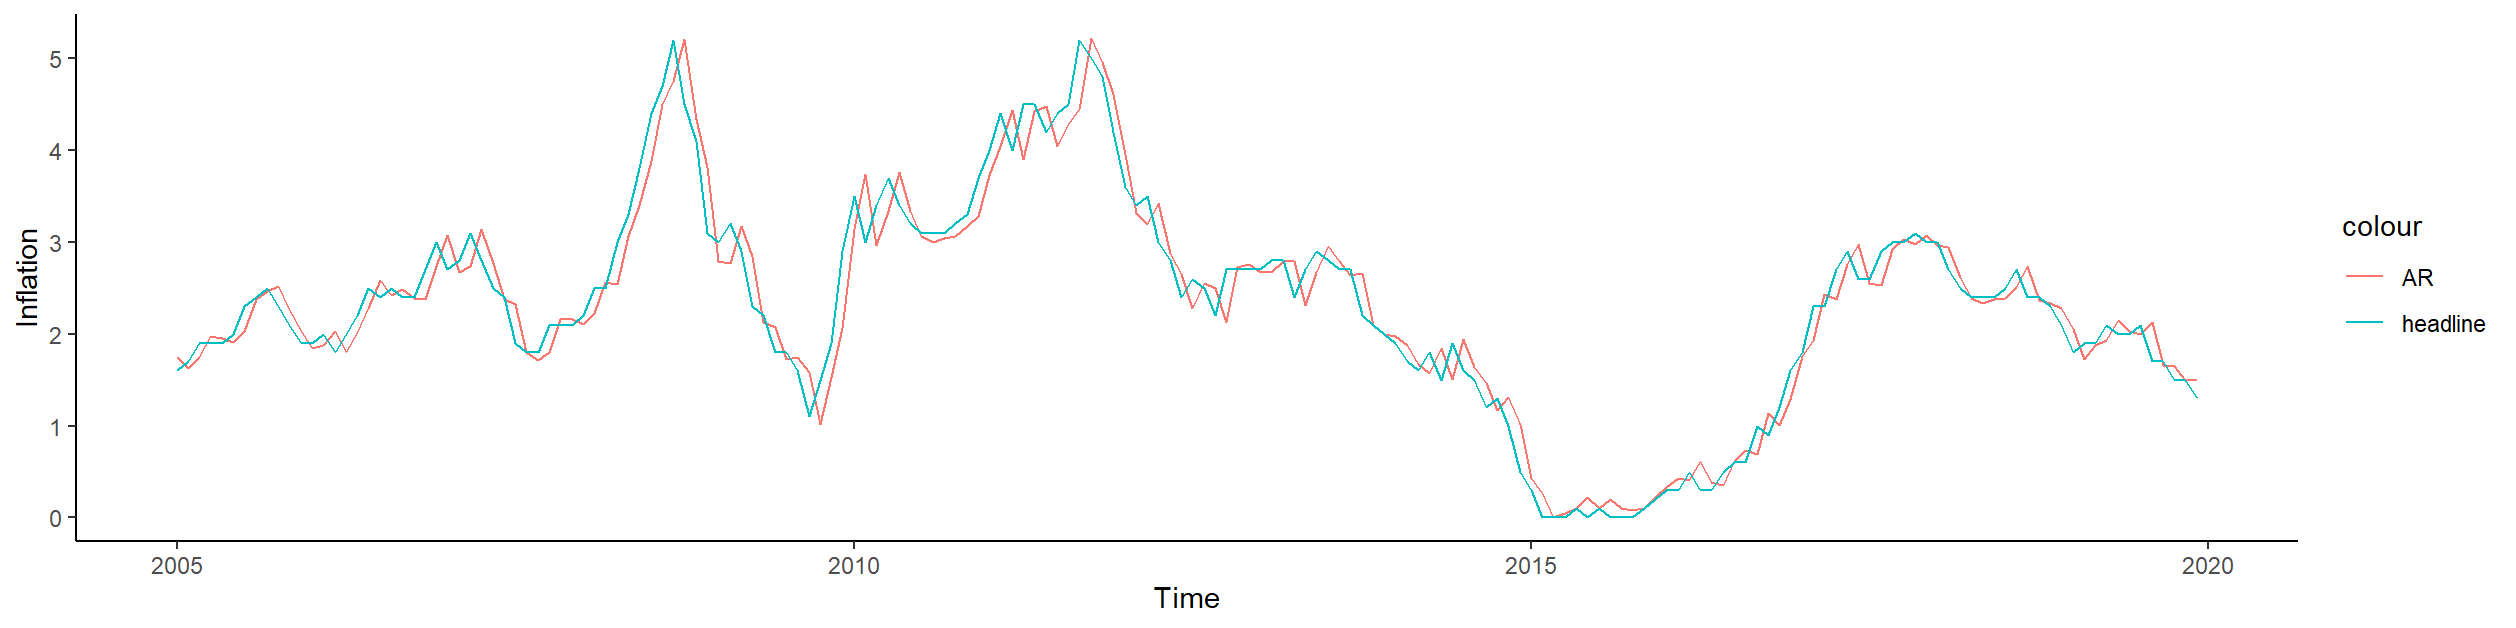

Reproduce this figure in R.
#Packages
library(readxl)
library(data.table)
library(lubridate)#extract cpi time to newdata(furniture48)
library(scales)
library(tidyverse)
library(broom)
library(stargazer)
library(knitr)
library(officer)
library(flextable)
library(magrittr)
library(dplyr)
library(moments)
library(Inflation)
library(ggplot2)
library(zoo)
library(xts)
library(hydroTSM)
library(openair)
library(tibble)
library(miscTools)
library(priceR)
library(Metrics)
library(sjPlot)
library(sjmisc)
library(sjlabelled)
library(kableExtra)
library(gridExtra)
library(egg)
library(grid)
library(cowplot)
library(spatstat)#shift有重复
library(SciViews)
library(sos)
library(parallel)
library(benchmarkme)
library(predict3d)
library(interactions)
library(aTSA)
library(tseries)
library(forecast)
library(officer)
library(tidyverse)
library(rvg)
library(equatiomatic)
options(scipen = 200)

rm(list = ls())
'%!in%' <- function(x, y)
  ! ('%in%'(x, slack))

# -------------------------------------------------------------------------
#aunnual inflation
CPI <- fread("CPI_1989_1-2021_10.csv")

CPI <-
  CPI[which(CPI$date_all == "2005-01-01"):which(CPI$date_all == "2019-12-01")
      , c(2:3)]

adf.test(CPI$`CPI ANNUAL RATE 00: ALL ITEMS 2015=100`)

# -------------------------------------------------------------------------
#log完了再diff， 结果也是ar(3)


d.log <- (diff(log(CPI$`CPI ANNUAL RATE 00: ALL ITEMS 2015=100`)))
d.log[!is.finite(d.log)] <- 0
adf.test(d.log)
qxts <- ts(d.log, start = c(2005, 02))
ar.ols(qxts,
       demean = F,
       intercept = T)

# -------------------------------------------------------------------------



CPI$log <- (log(CPI$`CPI ANNUAL RATE 00: ALL ITEMS 2015=100`))
CPI[!is.finite(CPI$log)] <- 0

adf.test(CPI$log)

#没用 log了还是不显著， 干脆不log了
qxts <- ts(CPI[, 2], start = c(2005, 01), frequency = 12)

ar <- ar.ols(qxts,
             demean = F,
             intercept = T)
ar
arima(qxts, order = c(1, 0, 0))
summary(ar)
class(ar)

ts.plot(qxts)
AR_fit <- qxts -   ar$resid
plot(AR_fit)
points(AR_fit,
       type = "l",
       col = 2,
       lty = 2)

qxts
ar$resid

png()
plot(qxts)
lines(seq(qxts), qxts - ar$resid, col = "red")
dev.off()


# -------------------------------------------------------------------------


ar.auto <-
  auto.arima(
    qxts,
    ,
    max.q = 0,
    max.Q = 0,
    max.D = 0,
    max.P = 0,
    max.d = 0
  )
ar.auto
str(ar.auto)
ar.auto$fitted

df.compare <- data.frame(cbind(ar.auto$fitted, qxts))
colnames(df.compare) <- c("AR", "Headline")

nt <- ts(
  start = c(2005, 1),
  end = c(2019, 12) ,
  frequency = 12
)

FE <- ggplot(data = df.compare, aes(x = time(nt))) +
  geom_line(aes(y = AR, color = "AR")) +
  geom_line(aes(y = Headline, color = "Headline")) +
  labs(x = "Time", y = "Inflation")
plot2 <- FE + theme_bw() + theme(
  panel.border = element_blank(),
  panel.grid.major = element_blank(),
  panel.grid.minor = element_blank(),
  axis.line = element_line(colour = "black")
)

pptx <- read_pptx()

pptx %>%
  add_slide() %>%
  # This first line puts it in as a static png image for comparison
  ph_with(plot2, location = ph_location_type(type = "body")) %>%
  add_slide() %>%
  # This line puts in a shape object, which can be ungrouped and edited
  ph_with(
    rvg::dml(ggobj = plot2),
    width = 8,
    height = 4,
    location = ph_location_type(type = "body")
  )

#> pptx document with 2 slide(s)

#print(pptx, "AR/test_graph.pptx")

# equ ---------------------------------------------------------------------


cc <- ar.auto$coef
cc
eqn <-
    paste("Y =", paste(
      round(cc[1], 2),
      paste(round(cc[-1], 2), names(cc[-1]), sep = " * ", collapse = " + "),
      sep = " + "
    ), "+ e")

(eqn <- gsub('\\+ -', '- ', gsub(' \\* ', '*', eqn)))

extract_eq(ar.auto)
ar.auto


# -------------------------------------------------------------------------
